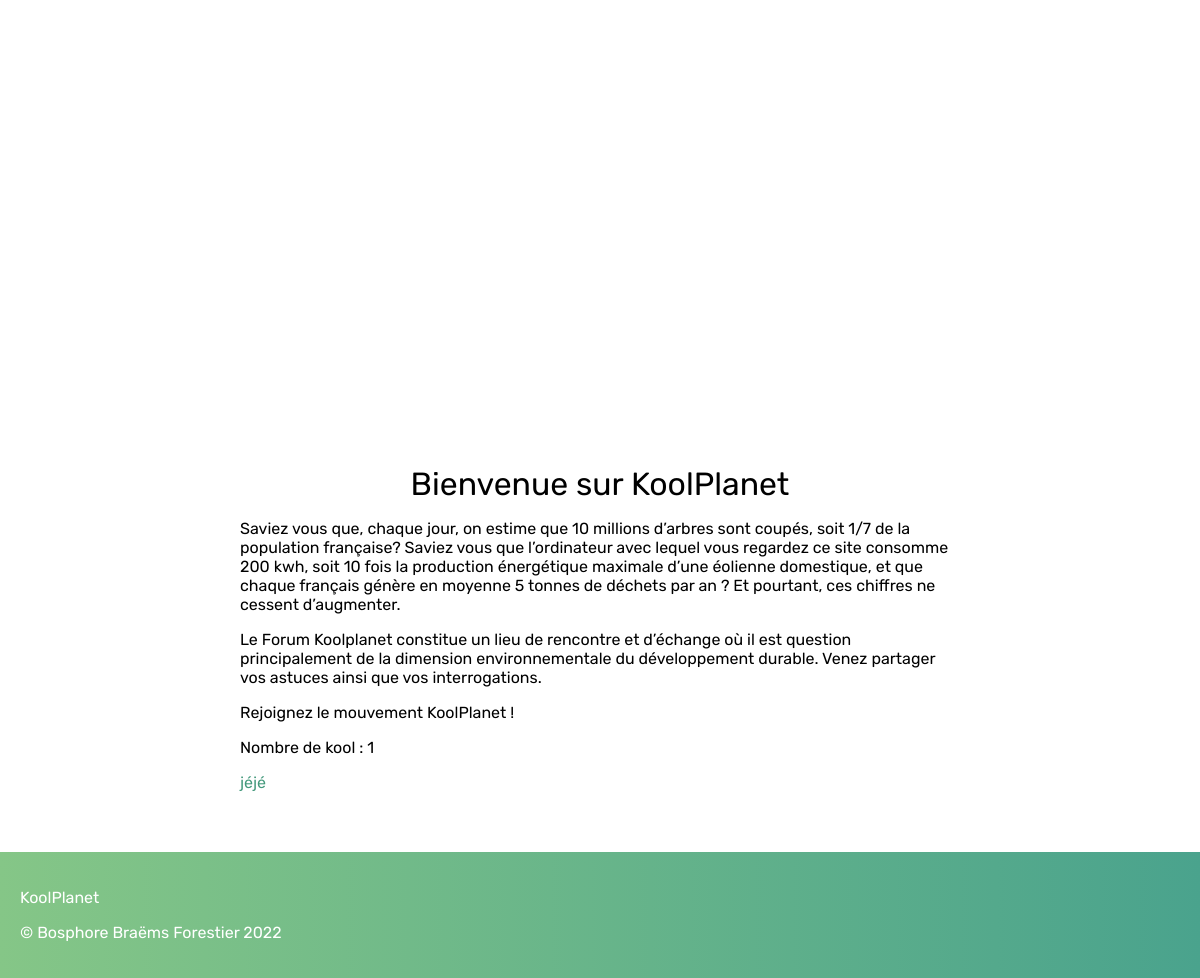
Before: / with the older database file.
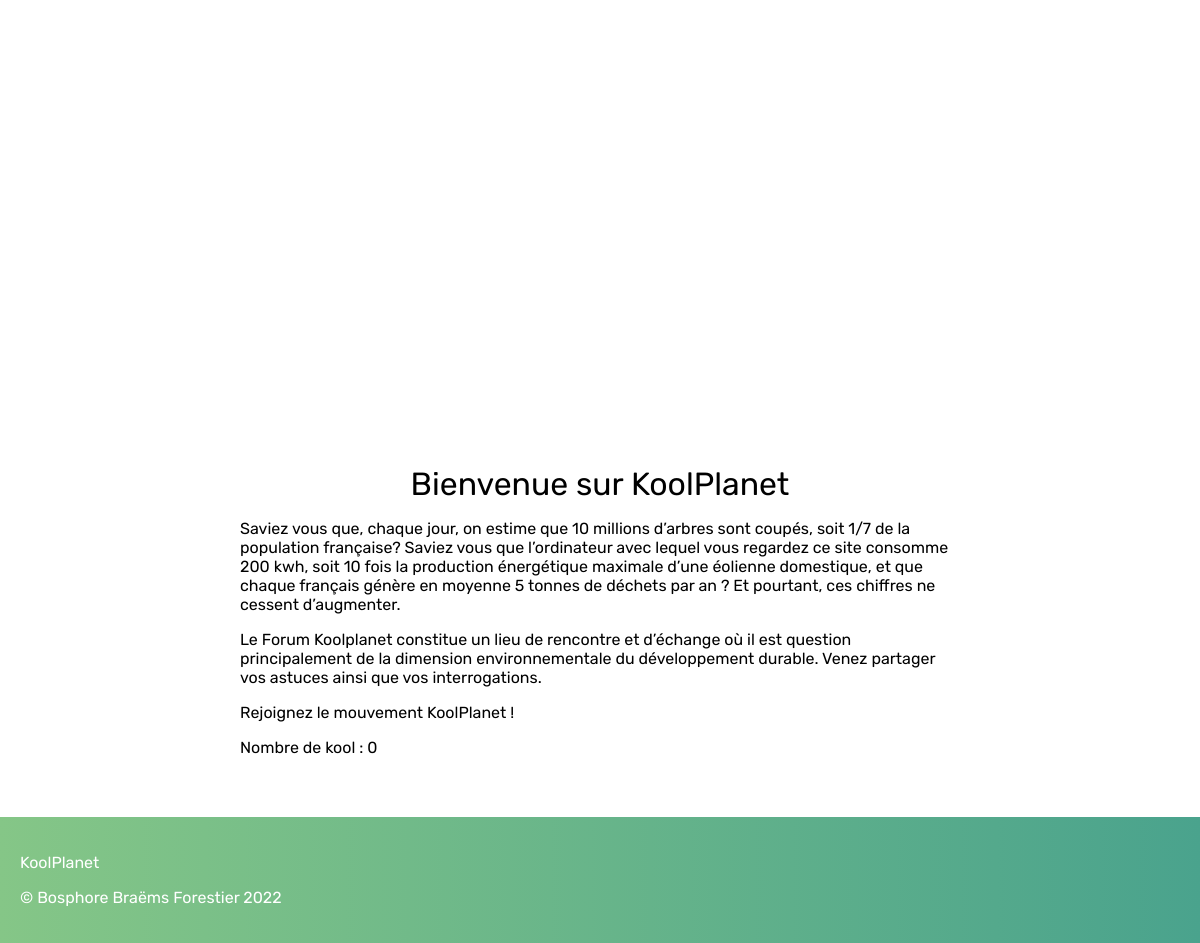
After: the same page with the newer database file.
### tables this page shows
CREATE TABLE user (
    id integer,
    login varchar(255) unique not null,
    password text not null,
    avatar varchar(255),
    description text,
    registration_date date not null,
    constraint pk_user primary key (id)
);

### controllers/homeController.php (called while the page is built)
<?php
$sql = $db->query("select count(*) as c from `user`");
$total = $sql->fetch();
$sql = $db->query("select id, login from `user` limit 30");
$users = $sql->fetchAll();
render("home", [
    "username_list" => $users,
    "user_total" => $total["c"],
]);

### config.php (called while the page is built)
<?php
return [
    "default_action" => "home",
    "database" => "main.sqlite"
];

### views/home.php (the view)
<h2>Bienvenue sur KoolPlanet</h2>
<p>Saviez vous que, chaque jour, on estime que 10 millions d’arbres sont coupés, soit 1/7 de la population
française? Saviez vous que l’ordinateur avec lequel vous regardez ce site consomme 200 kwh, soit 10 fois la production énergétique maximale
d’une éolienne domestique, et que chaque français génère en moyenne 5 tonnes de déchets par an ? Et pourtant, ces chiffres ne cessent d’augmenter.</p>
<p>Le Forum Koolplanet constitue un lieu de rencontre et d’échange où il est question principalement
de la dimension environnementale du développement durable. Venez partager vos astuces ainsi que vos interrogations.</p>
<p>Rejoignez le mouvement KoolPlanet !</p>
<p>Nombre de kool : <?= $data["user_total"]; ?></p>
<ul>
    <?php foreach($data["username_list"] as $user){ ?>
        <li>
            <a href="?action=user&id=<?= $user["id"] ?>"><?= $user["login"] ?></a>
        </li>
    <?php } ?>
</ul>

### index.php (shortened to what this page needs)
<?php
$config = require(__DIR__."/config.php");
function render($view, $data) {
	require(__DIR__."/views/$view.php");
	$content = ob_get_contents();
	require(__DIR__."/views/template.php");
}
if(isset($_GET["action"])){
	$action = $_GET["action"];
} else {
	$action = $config["default_action"];
}
if (file_exists(__DIR__."/controllers/$action"."Controller.php")) {
	require(__DIR__."/controllers/".$action."Controller.php");
} else {
	render($action);
}

### views/template.php (shortened to what this page needs)
<html lang="en">
    <head>
        <link rel="stylesheet" href="./src/style.css">
    </head>
    <body>
        <header>
            <video id= "myVideo" autoplay loop muted playsinline>
                <source src="../video/foret.mp4" type="video/mp4"></video>
            <nav>
                    <ul class = "container">
                        <button><a href="?action=post">Les Topics</a></button>
                        <?php if(!isset($_SESSION["login"])) { ?>
                            <button><a href="?action=login">Se connecter</a></button>
                            <button class= "button__border"><a href="?action=signup">S'inscrire</a></button>
                        <?php } ?>
                    </ul>
                    <a href="?action=home"><h1>KoolPlanet</h1></a>
            </nav>
        </header>
        <main>
            <?= $content ?>
        </main>
        <footer>
            <p> KoolPlanet </p>
            <p>© Bosphore Braëms Forestier <?php echo date("Y"); ?></p>
        </footer>
    </body>
</html>

### src/style.css (style rules this page uses)
html { --color-primary: black; --color-primary-contrast: white; --color-text-primary: black; --color-text: white; }
body { font-family: 'Rubik', sans-serif; color: var(--color-text-primary); margin: 0%; }
h1 { font-size: 150px; color: var(--color-text); text-align: center; }
h2 { text-align: center; color: black; margin: 0; font-size: 32px; font-weight: 400; }
ul { padding: 0px; gap: 10px; }
a { text-decoration: none; color: #459A7D; }
button { background:transparent; border: none; cursor: pointer; padding: 10px 12px; text-align: center; border-radius: 30px; font-weight: 600; }
.button__border { border: solid 2px white; }
button a { color: var(--color-text); font-size: 12px; }
.container { display: flex; flex-direction: row; justify-content: flex-end; z-index: 10; }
main { margin: auto; width: 720px; }
footer { background: rgb(133,198,135); background: linear-gradient(90deg, rgba(133,198,135,1) 0%, rgba(74,163,141,1) 100%); color: var(--color-primary-contrast); padding: 20px; margin-top: 60px; }
#myVideo { position: absolute; height: 80vh; width: 100vw; right: 0; bottom: 0; top: 0; object-fit: cover; z-index: -1; }
li { list-style: none; }

Changed rows visible on the page:
removed user: login "jéjé"
Other visible differences:
$data["user_total"]: "1" → "0"
